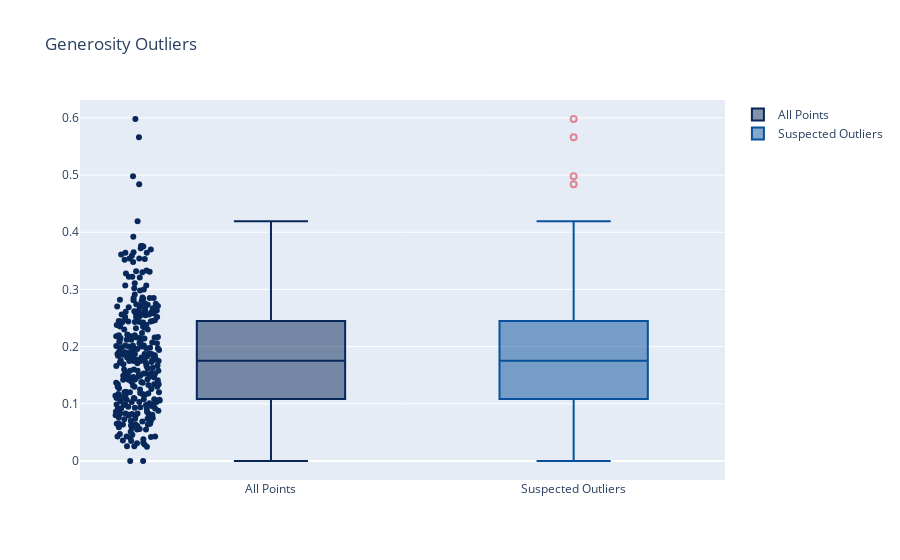

Here is the notebook cell this chart was saved with:
### Code cell
OutLiersBox(happy, "Generosity")

### Figure 1 — Plotly figure (JSON) as saved in the notebook; plotly's stock layout.template omitted (floating-point values rounded to 4 significant figures; data arrays with more than 128 entries replaced by an {"elided": "..."} marker saying what was removed)
{"data": [{"boxpoints": "all", "jitter": 0.3, "line": {"color": "rgb(7,40,89)"}, "marker": {"color": "rgb(7,40,89)"}, "name": "All Points", "pointpos": -1.8, "type": "box", "y": {"elided": "312 float values"}}, {"boxpoints": "suspectedoutliers", "line": {"color": "rgb(8,81,156)"}, "marker": {"color": "rgba(219, 64, 82, 0.6)", "line": {"outlierwidth": 2}}, "name": "Suspected Outliers", "type": "box", "y": {"elided": "312 float values"}}], "layout": {"autosize": true, "title": {"text": "Generosity Outliers"}, "xaxis": {"autorange": true, "range": [-0.6359, 1.5], "type": "category"}, "yaxis": {"autorange": true, "range": [-0.03322, 0.6312], "type": "linear"}}}
